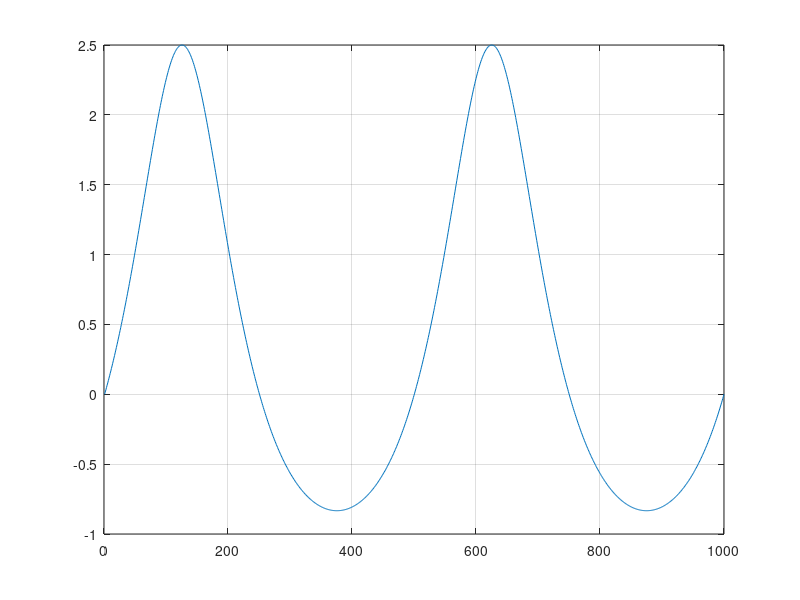

Here is the MATLAB script that generated this plot:
clc
clear
close all

t = linspace(0,4*pi,1000);
k = 10;
m = 1;

R1 = 1000;
R2 = 1000;
R3 = 1000;
RP = 1000-1000.*sin(1000.*t);
VIn = 5;

VOut = VIn.*((R3)./(R3+RP) - (R1)/(R1+R2));
plot(VOut)
grid on